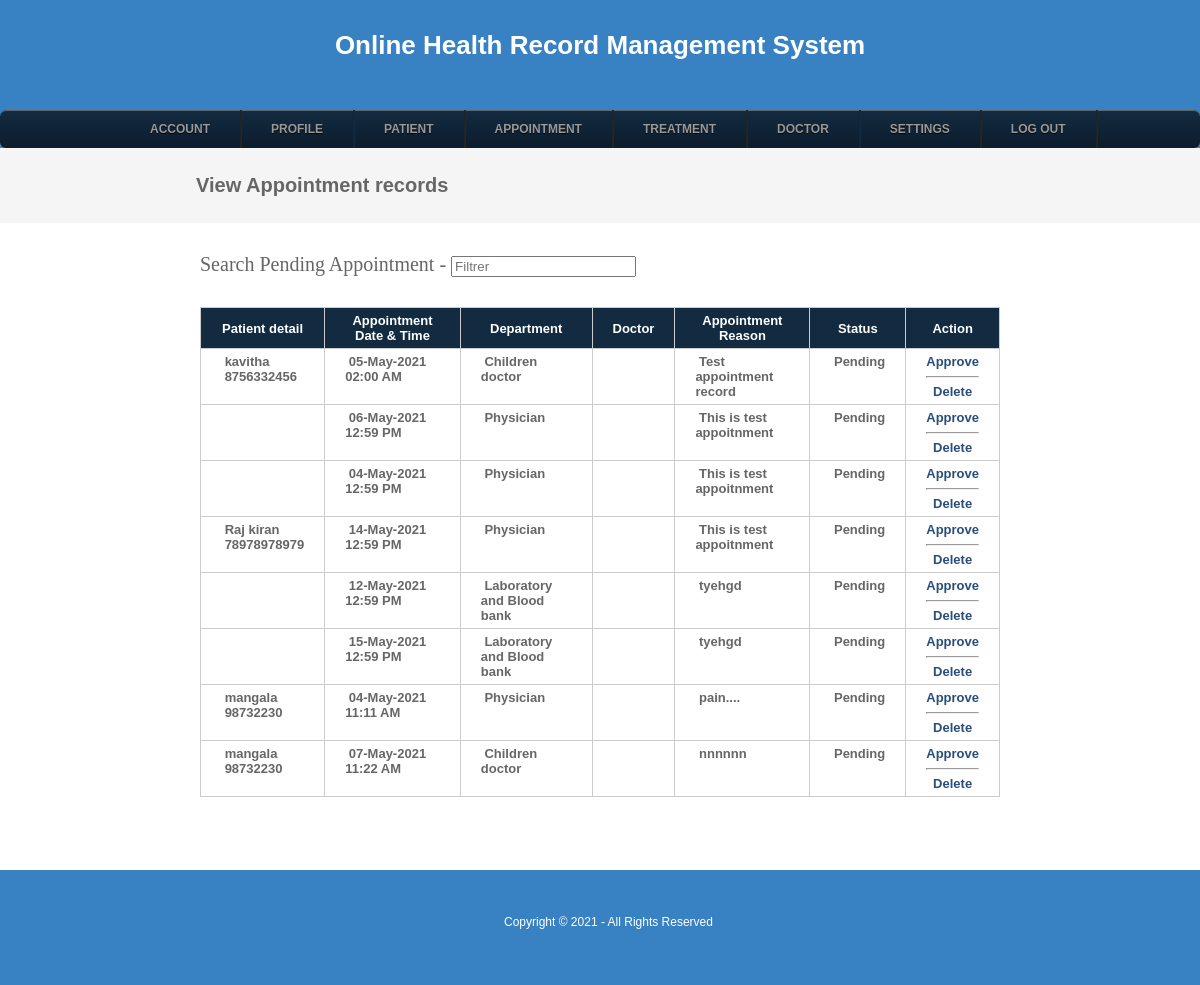
/viewappointmentpending.php (signed in), run on the app's committed database.
### tables this page shows
CREATE TABLE `appointment` (
  `appointmentid` int(10) NOT NULL,
  `appointmenttype` varchar(25) NOT NULL,
  `patientid` int(10) NOT NULL,
  `roomid` int(10) NOT NULL,
  `departmentid` int(10) NOT NULL,
  `appointmentdate` date NOT NULL,
  `appointmenttime` time NOT NULL,
  `doctorid` int(10) NOT NULL,
  `status` varchar(10) NOT NULL,
  `app_reason` text NOT NULL
);

CREATE TABLE `patient` (
  `patientid` int(10) NOT NULL,
  `patientname` varchar(50) NOT NULL,
  `admissiondate` date NOT NULL,
  `admissiontime` time NOT NULL,
  `address` varchar(250) NOT NULL,
  `mobileno` varchar(15) NOT NULL,
  `city` varchar(25) NOT NULL,
  `pincode` varchar(20) NOT NULL,
  `loginid` varchar(50) NOT NULL,
  `password` varchar(25) NOT NULL,
  `bloodgroup` varchar(20) NOT NULL,
  `gender` varchar(10) NOT NULL,
  `dob` date NOT NULL,
  `status` varchar(10) NOT NULL
);

CREATE TABLE `department` (
  `departmentid` int(10) NOT NULL,
  `departmentname` varchar(100) NOT NULL,
  `description` text NOT NULL,
  `status` varchar(10) NOT NULL
);

### viewappointmentpending.php (the view, shortened to what this page needs)
<?php
include("headers.php");
include("dbconnection.php");
?>
<div class="wrapper col2">
  <div id="breadcrumb">
    <ul>
      <li class="first">View Appointment records</li></ul>
  </div>
</div>
<div class="wrapper col4">
  <div id="container">
<section class="container">
<h2>Search Pending Appointment - <input type="search" class="light-table-filter" data-table="order-table" placeholder="Filtrer" /></h2>
	<table class="order-table">
      <thead>
        <tr>
          <th>Patient detail</th>
          <th>Appointment Date &  Time</th>
          <th>Department</th>
          <th>Doctor</th>
          <th>Appointment Reason</th>
          <th>Status</th>
          <th><div align="center">Action</div></th>
        </tr>
        </thead>
        <tbody>
          <?php
		$sql ="SELECT * FROM appointment WHERE (status='Pending' OR status='Inactive')";
		$qsql = mysqli_query($con,$sql);
		while($rs = mysqli_fetch_array($qsql))
		{
			$sqlpat = "SELECT * FROM patient WHERE patientid='$rs[patientid]'";
			$qsqlpat = mysqli_query($con,$sqlpat);
			$rspat = mysqli_fetch_array($qsqlpat);
			$sqldept = "SELECT * FROM department WHERE departmentid='$rs[departmentid]'";
			$qsqldept = mysqli_query($con,$sqldept);
			$rsdept = mysqli_fetch_array($qsqldept);
			$sqldoc= "SELECT * FROM doctor WHERE doctorid='$rs[doctorid]'";
			$qsqldoc = mysqli_query($con,$sqldoc);
			$rsdoc = mysqli_fetch_array($qsqldoc);
        echo "<tr>
          <td>&nbsp;$rspat[patientname]<br>&nbsp;$rspat[mobileno]</td>
			 <td>&nbsp;" . date("d-M-Y",strtotime($rs[appointmentdate])) . " &nbsp; " . date("H:i A",strtotime($rs[appointmenttime])) . "</td>
		    <td>&nbsp;$rsdept[departmentname]</td>
			   <td>&nbsp;$rsdoc[doctorname]</td>
			    <td>&nbsp;$rs[app_reason]</td>
			    <td>&nbsp;$rs[status]</td>
          <td><div align='center'>";
		  if($rs[status] != "Approved")
		  {
				  if(!(isset($_SESSION[patientid])))
				  {
						  echo "<a href='appointmentapproval.php?editid=$rs[appointmentid]&patientid=$rs[patientid]'>Approve</a><hr>";
				  }
				 echo "  <a href='viewappointment.php?delid=$rs[appointmentid]'>Delete</a>";
		  }
		  else
		  {
				echo "<a href='patientreport.php?patientid=$rs[patientid]&appointmentid=$rs[appointmentid]'>View Report</a>";
		  }
		 echo "</center></td></tr>";
		}
		?>
      </tbody>
    </table>
    </section>
    <p>&nbsp;</p>
  </div>
</div>
<?php
include("footers.php");
?>

### layout/styles/layout.css (style rules this page uses)
html { overflow-y:scroll; }
body { margin:0; padding:0; font-size:13px; font-family:verdana, Arial, Helvetica, sans-serif; }
a { outline:none; text-decoration:none; }
div.wrapper { display:block; width:100%; margin:0; text-align:left; }
.col2 { color:#666666; background-color:#F5F5F5; }
.col3, .col4 { color:#666666; background-color:#FFFFFF; }
#head, #gallery, #breadcrumb, #container, #footer { display:block; position:relative; padding: 0; margin:0 auto; }
#breadcrumb { padding: 26px 196px; font-size: 20px; font-weight: bold; }
#breadcrumb ul { margin:0; padding:0; list-style:none; }
#breadcrumb ul li { display:inline; }
#breadcrumb ul li.first { font-weight:bold; font-size: 20px; }
#container { padding: 30px 200px; }
#container h1, #container h2, #container h3, #container h4, #container h5, #container h6 { margin:0 0 15px 0; padding:0 0 15px 0; line-height:normal; font-weight:normal; font-size:20px; font-family:Georgia, "Times New Roman", Times, serif; }
#container a { color:#294E79; background-color:#FFFFFF; }

### layout/styles/tables.css (style rules this page uses)
table { width:100%; border-collapse:collapse; table-layout:auto; vertical-align:top; margin-bottom:15px; border:1px solid #CCCCCC; }
table thead th { color:#FFFFFF; background-color:#132B41; border:1px solid #CCCCCC; border-collapse:collapse; text-align:center; table-layout:auto; vertical-align:middle; }
table tbody td { vertical-align:top; border-collapse:collapse; border-left:1px solid #CCCCCC; border-right:1px solid #CCCCCC; border-top:1px solid #CCCCCC; }
table thead th, table tbody td { padding:5px 20px; border-collapse:collapse; font-weight: bold; }

### data on the page
appointment: patientid.patientname "kavitha", patientid.mobileno "8756332456", appointmentdate "05-May-2021", appointmenttime "02:00 AM", departmentid.departmentname "Children doctor", app_reason "Test appointment record", status "Pending"
appointment: appointmentdate "06-May-2021", appointmenttime "12:59 PM", departmentid.departmentname "Physician", app_reason "This is test appoitnment", status "Pending"
appointment: appointmentdate "04-May-2021", appointmenttime "12:59 PM", departmentid.departmentname "Physician", app_reason "This is test appoitnment", status "Pending"
appointment: patientid.patientname "Raj kiran", patientid.mobileno "78978978979", appointmentdate "14-May-2021", appointmenttime "12:59 PM", departmentid.departmentname "Physician", app_reason "This is test appoitnment", status "Pending"
appointment: appointmentdate "12-May-2021", appointmenttime "12:59 PM", departmentid.departmentname "Laboratory and Blood bank", app_reason "tyehgd", status "Pending"
appointment: appointmentdate "15-May-2021", appointmenttime "12:59 PM", departmentid.departmentname "Laboratory and Blood bank", app_reason "tyehgd", status "Pending"
appointment: patientid.patientname "mangala", patientid.mobileno "98732230", appointmentdate "04-May-2021", appointmenttime "11:11 AM", departmentid.departmentname "Physician", app_reason "pain....", status "Pending"
appointment: patientid.patientname "mangala", patientid.mobileno "98732230", appointmentdate "07-May-2021", appointmenttime "11:22 AM", departmentid.departmentname "Children doctor", app_reason "nnnnnn", status "Pending"
